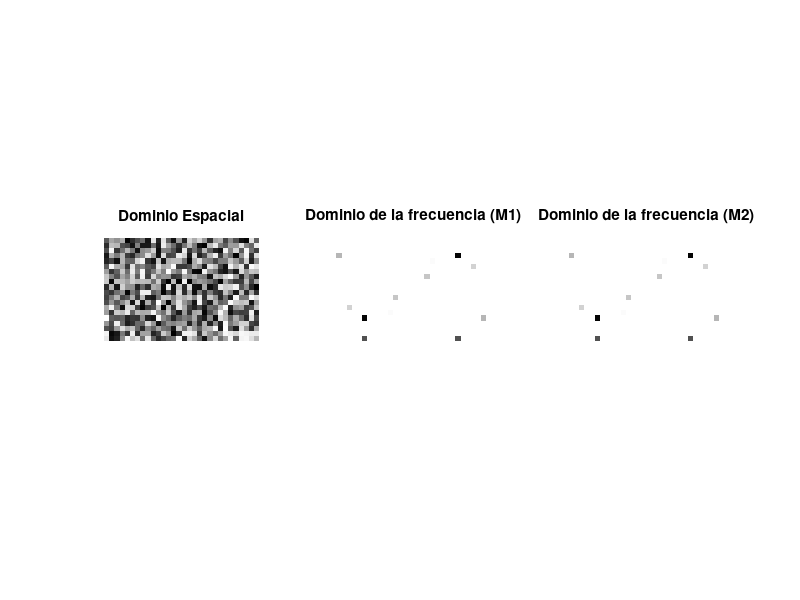

This figure's MATLAB source:
clc; clear; close all

m = 20; n = 30;
A = rand(m, n); % Genera una matriz aleatoria con valores en [0, 1]
subplot(1, 3, 1)
imshow(A)
title('Dominio Espacial')

% Implementación de la DFT-2D, usando la fórmula

F1 = zeros(m, n);
tic
for u = 1:m % Recorrer filas
  for v = 1:n % Recorrer columnas
    % Calcular la doble suma
    for x = 0:m-1
      for y = 0:n-1
        F1(u,v) += A(x+1, y+1) * exp(-1i*2*pi*(u*x/m+v*y/n));
      endfor
    endfor
  endfor
endfor
t1=toc

subplot(1, 3, 2)
imshow(abs(F1))
title('Dominio de la frecuencia (M1)')

% Usando el comando fft2
tic
Aux1 = fft2(A);
t2=toc

% Para obtener el mismo resultado de la formula original
% 1. Hay que reordenar las finas de Aux1, de la última a la primera
% 2. Calcular el conjunto de cada filas
% 3. Hacer un flip en cada fila
F2 = [];
for j = 1:m
  F2(j, :) = flip(Aux1(m-j+1, :)');
endfor

subplot(1, 3, 3)
imshow(abs(F2))
title('Dominio de la frecuencia (M2)')